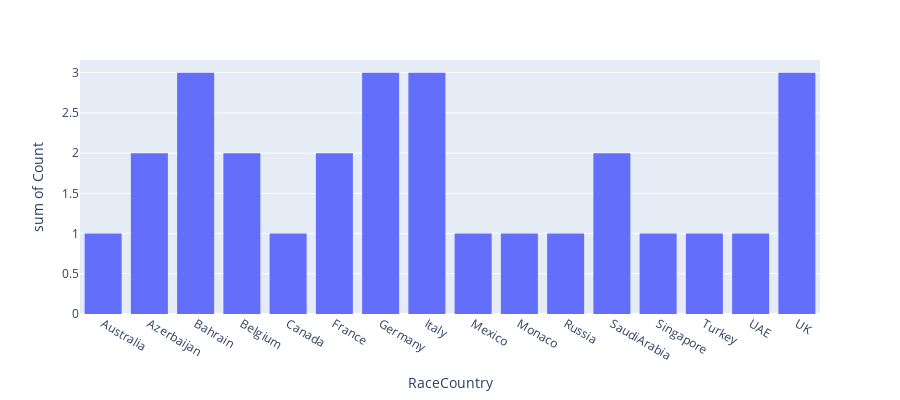

The notebook cell saved with this chart:
### Code cell
import plotly.express as px
agg_data = df2.groupby(['RaceCountry', 'driverIssue']).size().reset_index(name='Count')
fig = px.histogram(agg_data, x="RaceCountry", y="Count",
              barmode='group',
             height=400)
fig.show()

### Figure 1 — Plotly figure (JSON) as saved in the notebook; plotly's stock layout.template omitted (floating-point values rounded to 4 significant figures)
{"data": [{"alignmentgroup": "True", "bingroup": "x", "histfunc": "sum", "hovertemplate": "RaceCountry=%{x}<br>sum of Count=%{y}<extra></extra>", "legendgroup": "", "marker": {"color": "#636efa", "pattern": {"shape": ""}}, "name": "", "offsetgroup": "", "orientation": "v", "showlegend": false, "type": "histogram", "x": ["Australia", "Azerbaijan", "Bahrain", "Belgium", "Canada", "France", "Germany", "Italy", "Mexico", "Monaco", "Russia", "SaudiArabia", "Singapore", "Turkey", "UAE", "UK"], "xaxis": "x", "y": [1, 2, 3, 2, 1, 2, 3, 3, 1, 1, 1, 2, 1, 1, 1, 3], "yaxis": "y"}], "layout": {"barmode": "group", "height": 400, "legend": {"tracegroupgap": 0}, "margin": {"t": 60}, "xaxis": {"anchor": "y", "domain": [0, 1], "title": {"text": "RaceCountry"}}, "yaxis": {"anchor": "x", "domain": [0, 1], "title": {"text": "sum of Count"}}}}
